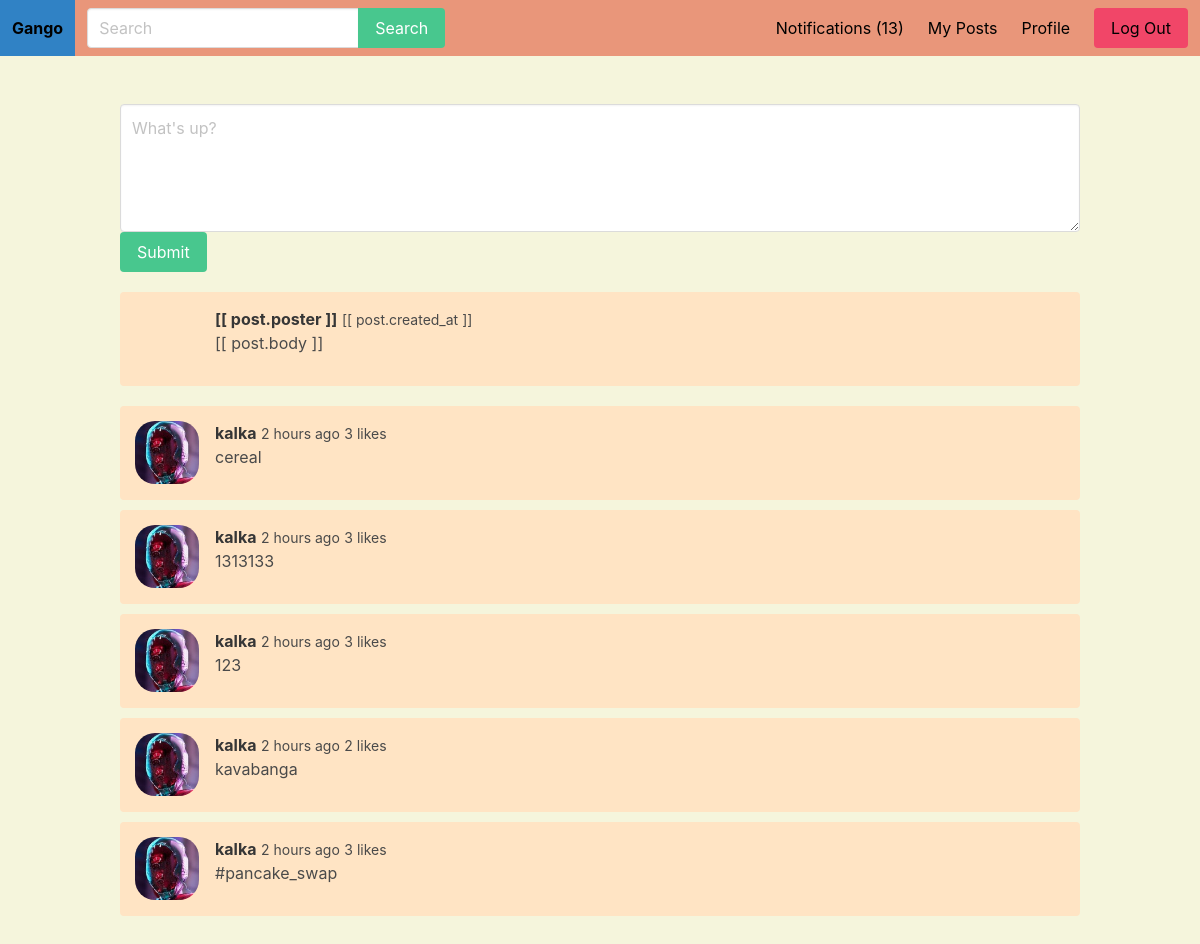
The page /feed/ (signed in) on the database its author committed.
### core/models.py (models this page shows)
class Post(models.Model):
    body = models.CharField(max_length=255)
    created_by = models.ForeignKey(User,related_name='posts',on_delete=models.CASCADE)
    created_at = models.DateTimeField(auto_now_add=True)
    class Meta:
        ordering=('-created_at',)

class Profile(models.Model):
    user = models.OneToOneField(User, on_delete=models.CASCADE)
    follows = models.ManyToManyField('self',related_name='followed_by',symmetrical=False)
    avatar = models.ImageField(upload_to='uploads',default='kot.png')

### core/views.py (the view)
# urls.py: path('feed/',feed,name='feed'),
@login_required
def feed(request):
    userids = [request.user.id]
    posts = Post.objects.filter(created_by_id__in=userids)
    return render(request, 'feed/feed.html', {'posts': posts})

### core/context_processors.py (called while the page is built)
def notifications(request):
    if request.user.is_authenticated:
        return {'notifications': request.user.notifications.filter(is_read=False)}
    else:
        return {'notifications': []}

### templates/feed/feed.html (shortened to what this page needs)
{% extends 'core/base.html' %}
{% load humanize %}
{% block content %}
    <div class="container" id="feedapp">
        <div class="columns">
            <div class="column is-12">
                <div class="wrapper-form">
                    <form v-on:submit.prevent="submit_post()">
                        <div class="control">
                            <label>
                                <textarea class="textarea" v-model="body" placeholder="What's up?"></textarea>
                            </label>
                        </div>
                        <div class="field">
                            <div class="control">
                                <button class="button is-success">Submit</button>
                            </div>
                        </div>
                    </form>
                </div>
                <div class="wrapper-posts">
                    <div class="post" v-for="post in posts">
                        <article class="media">
                            <figure class="media-left">
                                <p class="image is-64x64">
                                </p>
                            </figure>
                            <div class="media-content">
                                <div class="content">
                                    <p>
                                        <strong>[[ post.poster ]]</strong>
                                        <small>[[ post.created_at ]]</small>
                                        <br>
                                        [[ post.body ]]
                                    </p>
                                </div>
                            </div>
                        </article>
                    </div>
                </div>
                <div class="wrapper-posts">
                    {% for post in posts %}
                        <div class="post">
                            <article class="media">
                                <figure class="media-left">
                                    <p class="image is-64x64">
                                        {% if user.profile.avatar %}
                                            <img style="border-radius: 20px" src="{{ user.profile.avatar.url }}">
                                        {% endif %}
                                    </p>
                                </figure>
                                <div class="media-content">
                                    <div class="content">
                                        <p>
                                            <strong>{{ post.created_by.username }}</strong>
                                            <small>{{ post.created_at|naturaltime }}</small>
                                            <small id="likes-{{ post.id }}">{{ post.likes.count }} likes</small>
                                            <br>
                                            {{ post.body }}
                                        </p>
                                    </div>
                                </div>
                            </article>
                        </div>
                    {% endfor %}
                </div>
            </div>
        </div>
    </div>
{% endblock %}

### static/css/main.css (style rules this page uses)
body { background: beige; }
.wrapper-posts { margin-top: 20px; }
.post { margin-bottom: 10px; padding: 15px; border-radius: 4px; background: bisque; }

### rows shown on the page
Post: profile.avatar (picture), created_by.username "kalka", created_at "2 hours ago", likes.count "3", body "cereal"
Post: profile.avatar (picture), created_by.username "kalka", created_at "2 hours ago", likes.count "3", body "1313133"
Post: profile.avatar (picture), created_by.username "kalka", created_at "2 hours ago", likes.count "3", body "123"
Post: profile.avatar (picture), created_by.username "kalka", created_at "2 hours ago", likes.count "2", body "kavabanga"
Post: profile.avatar (picture), created_by.username "kalka", created_at "2 hours ago", likes.count "3", body "#pancake_swap"

### other values the page prints
{{ notifications.count }} "13"
